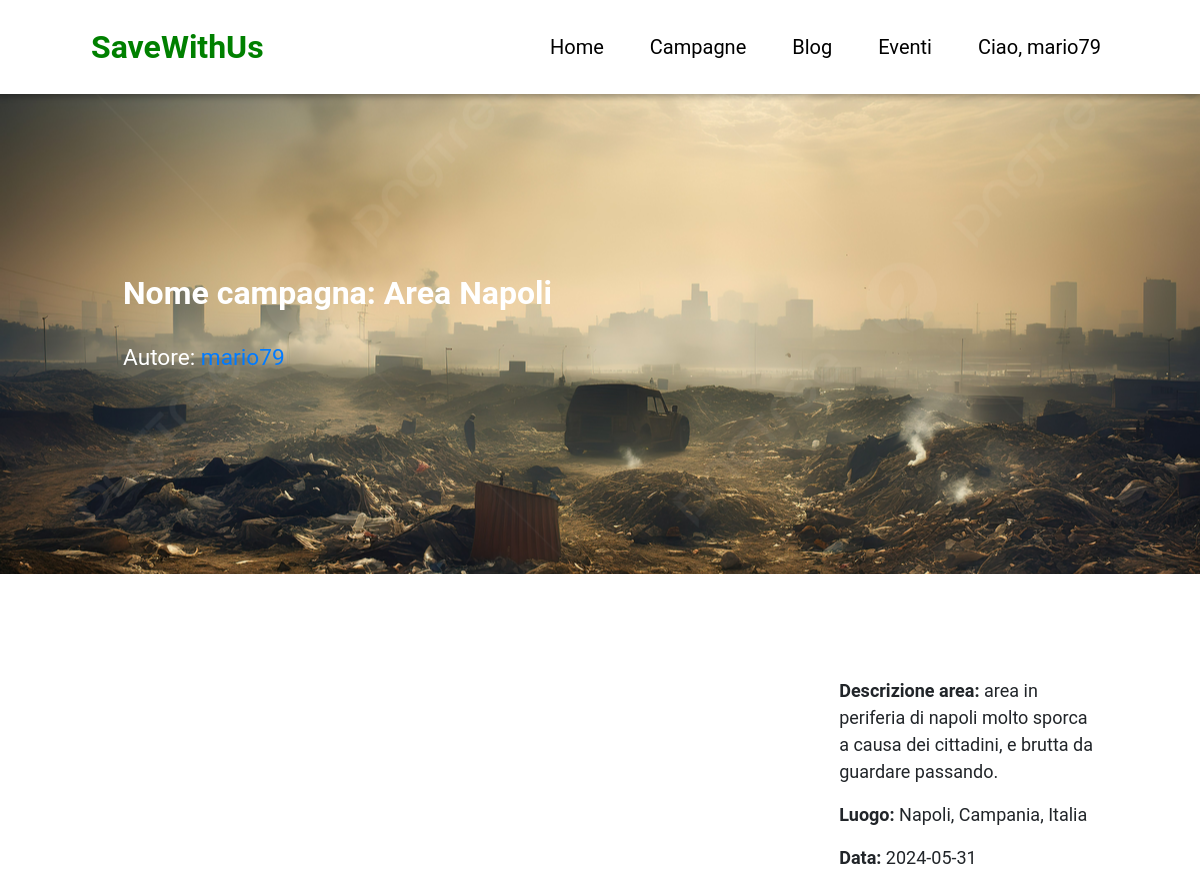
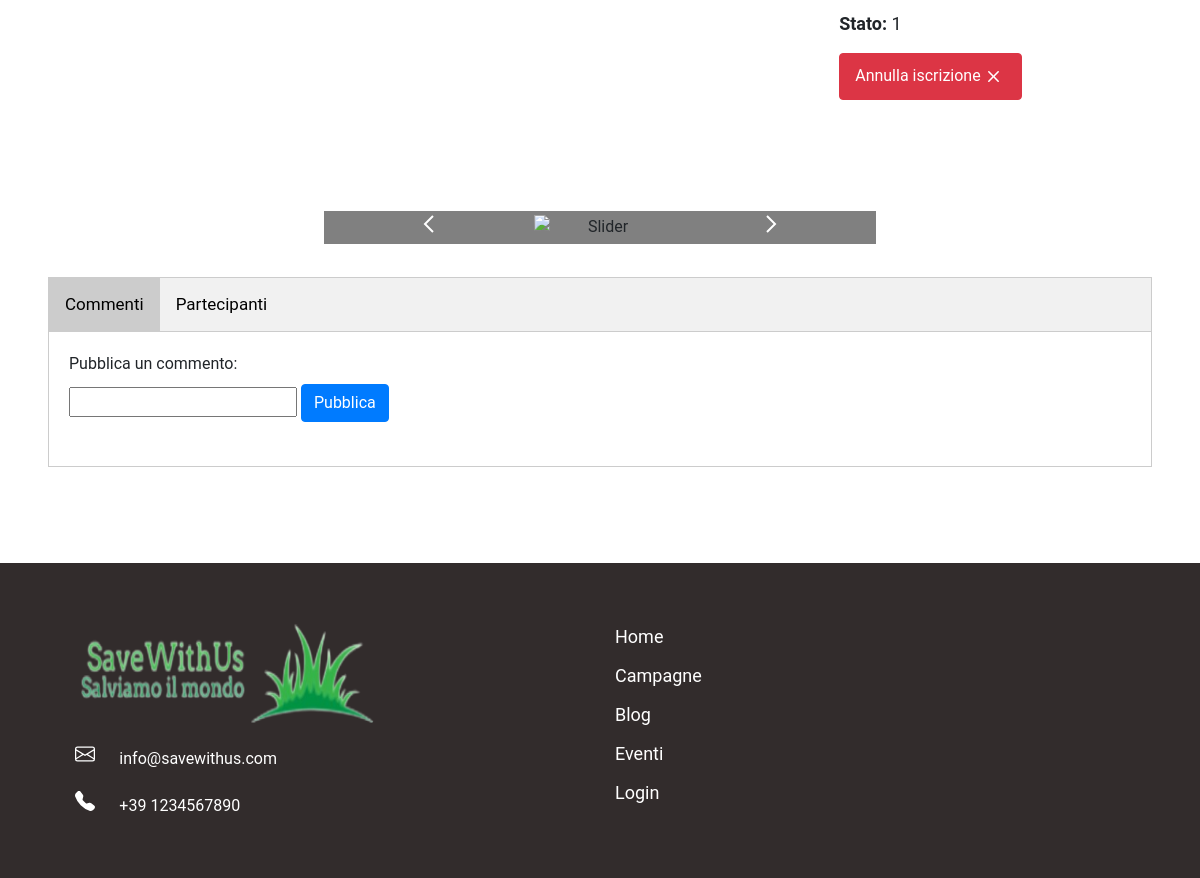
The page /campagne.php?id=7 (signed in) on the database its author committed (2 pictures, top to bottom).
### tables this page shows
CREATE TABLE `campagne` (
  `id_campagna` int(11) NOT NULL,
  `nome_campagna` varchar(30) NOT NULL,
  `descrizione` varchar(255) NOT NULL,
  `giorno_ritrovo` date NOT NULL,
  `foto` varchar(100) NOT NULL,
  `stato` int(11) NOT NULL,
  `autore` int(11) NOT NULL,
  `luogo` varchar(50) NOT NULL,
  `latitudine` varchar(255) NOT NULL,
  `longitudine` varchar(255) NOT NULL
);

CREATE TABLE `utenti` (
  `id_user` int(11) NOT NULL,
  `nome` varchar(20) NOT NULL,
  `cognome` varchar(20) NOT NULL,
  `email` varchar(40) NOT NULL,
  `num_tel` char(13) NOT NULL,
  `username` varchar(10) NOT NULL,
  `password` char(60) NOT NULL,
  `created` datetime NOT NULL
);

### campagne.php (the view, shortened to what this page needs)
<?php
include("./functions.php");
?>
<!DOCTYPE html>
<html lang="en">
<head>
    <link rel="stylesheet" href="./style/style.css">
    <link rel="stylesheet" href="./style/campagne.css">
    <link rel="stylesheet" href="https://cdn.jsdelivr.net/npm/bootstrap@4.0.0/dist/css/bootstrap.min.css">
    <link rel="stylesheet" href="https://unpkg.com/leaflet@1.9.4/dist/leaflet.css" />
</head>
<body>
    <div class="navbar">
        <div class="img-logo">
            <a href="./index.php">
                SaveWithUs
            </a>
        </div>
        <div class="links">
            <a href="./index.php">Home</a>
            <a href="campagne.php">Campagne</a>
            <a href="blog.php">Blog</a>
            <a href="eventi.php">Eventi</a>
            <?php
            if(isset($_SESSION['iduser'])){
                echo '<a href="user.php">Ciao, '.$_SESSION['username'].'</a>';
            }else{
                echo '<a href="login.php">Login</a>';
            }
            ?>
        </div>
    </div>
    <?php
    if (isset($_GET['id'])) {
        $id = $_GET['id'];
        $sql = "SELECT utenti.id_user, utenti.username, campagne.id_campagna, campagne.nome_campagna, campagne.descrizione, campagne.giorno_ritrovo, campagne.foto, campagne.stato, campagne.autore, campagne.luogo, campagne.latitudine, campagne.longitudine FROM utenti join campagne on utenti.id_user=campagne.autore WHERE campagne.id_campagna=" . $id;
        $ris = $conn->query($sql);
        $data = [];
        $arrkeys = ['id_user', 'username', 'id_campagna', 'nome_campagna', 'descrizione', 'giorno_ritrovo', 'foto', 'stato', 'autore', 'luogo', 'latitudine', 'longitudine'];
        if ($ris->num_rows > 0) {
            while ($row = $ris->fetch_assoc()) {
                for ($i = 0; $i < count($arrkeys); $i++) {
                    $data[$arrkeys[$i]] = $row[$arrkeys[$i]];
                }
            }
        } else {
            $cmp_notfound = "La campagna che si desidera non esiste.";
        }
    ?>
        <div class="sec-banner">
            <div class="container banner">
                <div class="row">
                    <div class="col">
                        <span class="nome_cmp">Nome campagna: <?= $data['nome_campagna'] ?> </span> <br><br>
                        <span class="autore">Autore:
                            <?php
                            if($data['id_user']==$_SESSION['iduser']){
                                ?>
                                <a href="./user.php"><?= $data['username'] ?></a>
                                <?php
                            }else{
                                ?>
                                <a href="./user.php?id=<?= $data['id_user'] ?>"><?= $data['username'] ?></a>
                                <?php
                            }
                            ?>
                        </span> <br><br>
                    </div>
                    <div class="col"></div>
                </div>
            </div>
        </div>
        <div class="sec-main">
            <div class="container">
                <div class="row">
                    <div class="col-8">
                        <div id="mapcmp"></div>
                    </div>
                    <div class="col-4">
                        <p><b>Descrizione area: </b><?= $data['descrizione'] ?></p>
                        <p><b>Luogo: </b><?= $data['luogo'] ?></p>
                        <p><b>Data: </b><?= $data['giorno_ritrovo'] ?></p>
                        <p><b>Stato: </b><?= $data['stato'] ?></p>
                        <?php
                        $sql = "SELECT * FROM `partecipanti_camapgne` WHERE partecipanti_camapgne.id_user=" . $_SESSION['iduser'] . " and partecipanti_camapgne.id_campagna=" . $_GET['id'];
                        $ris = $conn->query($sql);
                        if ($ris->num_rows > 0) {
                        ?>
                            <button type="button" class="btn btn-danger" onclick="azioni_campagna('annulla', '<?= $_GET['id'] ?>')">
                                Annulla iscrizione
                            </button>
                        <?php
                        } else {
                        ?>
                            <button id="iscr_cmp" type="button" class="btn btn-warning" onclick="azioni_campagna('iscrizione', '<?= $_GET['id'] ?>')">Iscriviti alla campagna</button>
                        <?php
                        }
                        ?>
                    </div>
                </div>
            </div>
            <div class="sec-img">
                <div class="img-slide">
                    <button id="prec">
                        <svg xmlns="http://www.w3.org/2000/svg" width="24" height="24">
                            <path d="M15.293 3.293 6.586 12l8.707 8.707 1.414-1.414L9.414 12l7.293-7.293-1.414-1.414z" />
                        </svg>
                    </button>
                    <img alt="Slider" name="slide">
                    <button id="pross">
                        <svg xmlns="http://www.w3.org/2000/svg" width="24" height="24">
                            <path d="M7.293 4.707 14.586 12l-7.293 7.293 1.414 1.414L17.414 12 8.707 3.293 7.293 4.707z" />
                        </svg>
                    </button>
                </div>
            </div>
            <div class="sec-tabs">
                <div class="tab">
                    <button class="tablinks" onclick="openTab(event, 'Commenti')" id="defaultOpen">Commenti</button>
                    <button class="tablinks" onclick="openTab(event, 'Partecipanti')">Partecipanti</button>
                </div>
                <div id="Commenti" class="tabcontent">
                    <div class="addcomment">
                        <label>Pubblica un commento:</label><br>
                        <input type="text" name="commento" id="inp-commento">
                        <button type="button" onclick="addcomment()" class="btn btn-primary">Pubblica</button><br><br>
                    </div>
                </div>
            </div>
        </div>
    <?php
    }
    ?>
    <footer>
        <div class="container">
            <div class="row">
                <div class="col info-contact">
                    <img src="./imgs/logoswu.png" alt="" width="300" height="100"><br>
                    <div>
                        <span>info@savewithus.com</span>
                    </div>
                    <div>
                        <span>+39 1234567890</span>
                    </div>
                </div>
                <div class="col links">
                    <a href="./index.php">Home</a>
                    <a href="#">Campagne</a>
                    <a href="#">Blog</a>
                    <a href="#">Eventi</a>
                    <a href="#">Login</a>
                </div>
            </div>
        </div>
    </footer>
</body>
</html>

### style/style.css (style rules this page uses)
* { margin: 0; font-family: "Roboto", sans-serif; }
.navbar { overflow: hidden; background-color: white; position: fixed; top: 0; width: 100%; box-shadow: 0 0 6px 3px rgba(0, 0, 0, 0.3); }
.navbar a { display: block; text-align: center; text-decoration: none; }
.navbar .img-logo a { font-size: xx-large; color: green; font-weight: bold; padding: 15px; }
.navbar .img-logo { margin-left: 60px; float: left; }
.navbar .links a { padding: 23px; font-size: 15pt; color: black; }
.navbar .links { display: flex; float: right; margin-right: 60px; }
.sec-main { padding: 7%; text-align: center; }
.sec-main b { text-align: center; font-size: 20pt; }
.sec-main p { text-align: center; font-size: 16pt; }
footer { margin-top: 4%; background-color: rgb(50, 44, 44); color: white; padding: 5%; }
footer .info-contact div { margin-top: 4%; }
footer .info-contact div span { margin-left: 4%; }
footer .links { display: grid; }
footer .links a { color: white; font-size: large; text-decoration: none; }

### style/campagne.css (style rules this page uses)
.col-8 { align-content: center; }
.col-4 .btn-danger { padding: 10px; padding-left: 15px; padding-right: 15px; color: white; display: inline-flex; }
.sec-banner { background-image: url("../imgs/img_banner_camp.jpg"); background-repeat: none; background-size: cover; padding: 9%; background-position: left; height: 60vh; align-content: center; }
.sec-banner .nome_cmp { text-align: left; color: white; font-size: 24pt; font-weight: bold; }
.sec-banner .autore { text-align: left; color: white; font-size: 17pt; }
.sec-banner .autore a { text-decoration: none; }
.sec-main { padding: 4%; }
.sec-main p { text-align: left; font-size: large; }
.sec-main p b { font-size: large; }
#mapcmp { height: 400px; }
.sec-main .col-4 { padding: 5%; }
.sec-main .col-4 button { float: left; }
.img-slide { margin-top: 5%; background-color: grey; width: 50%; height: 40%; display: flex; margin-left: auto; margin-right: auto; }
.img-slide img { width: 65%; max-height: 400px; margin: auto; }
.img-slide button { width: 100%; height: 100%; margin: auto; border: none; background-color: grey; }
.img-slide svg { fill: white; background-color: grey; }
.sec-tabs { margin-top: 3%; }
.sec-tabs .tab { overflow: hidden; border: 1px solid #ccc; background-color: #f1f1f1; }
.sec-tabs .tab button { background-color: inherit; float: left; border: none; outline: none; cursor: pointer; padding: 14px 16px; transition: 0.3s; font-size: 17px; }
.sec-tabs .tab button.active { background-color: #ccc; }
.sec-tabs .tabcontent { display: none; padding: 20px; border: 1px solid #ccc; border-top: none; text-align: left; }

### rows shown on the page
campagne: nome_campagna "Area Napoli", autore.username "mario79", descrizione "area in periferia di napoli molto sporca a causa dei cittadini, e brutta da guardare passando.", luogo "Napoli, Campania, Italia", giorno_ritrovo "2024-05-31", stato "1"

### other values the page prints
$_SESSION['username'] "mario79"
